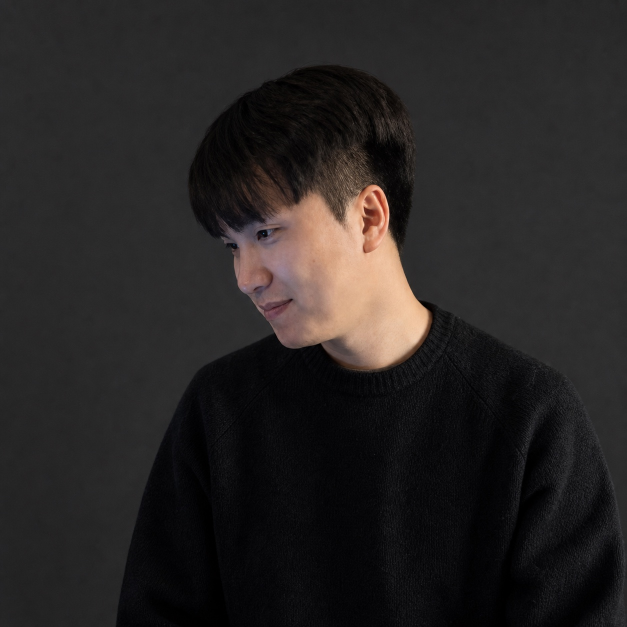
#> input picture assets/profile-portrait.jpg, 1254 x 1254 px (shown at 1/2 size)
$ python generate_profile_banner.py
#> lines starting #> are read from the running program, lines starting #| are printed output that depends on the picture; after the words box and inside, x2 and y2 are one past the last pixel; in counts of white or black regions, pixels touching at a corner belong together
#!/usr/bin/env python3
"""Generate light and dark terminal-style profile banners.

The portrait is converted to a compact Floyd-Steinberg dither and emitted as
SVG path runs. The SVGs remain readable without animation and respect the
visitor's reduced-motion preference.
"""

from __future__ import annotations

import argparse
import html
import math
import random
from pathlib import Path

from PIL import Image, ImageDraw, ImageEnhance, ImageFilter, ImageFont, ImageOps


ROOT = Path(__file__).resolve().parents[1]
DEFAULT_SOURCE = ROOT / "assets" / "profile-portrait.jpg"
GRID_SIZE = 144
MORPH_DOTS = 1300
MORPH_RADIUS = 1.35
EMPHASIS_STROKE_WIDTH = 0.40
PORTRAIT_SAMPLE_BLOCK = 8
CODE_STROKE_WIDTH = 3
CELL_SIZE = 2.45
PORTRAIT_ORIGIN = (72.0, 113.0)
LOOP_SECONDS = 14.2
LOOP_BEGIN_SECONDS = 3.2


THEMES = {
    "dark": {
        "background": "#0A101F",
        "panel": "#111827",
        "panel_alt": "#0F172A",
        "border": "#22D3EE",
        "portrait": "#A78BFA",
        "text": "#F8FAFC",
        "muted": "#94A3B8",
        "accent": "#10B981",
        "danger": "#FB7185",
        "grid": "#1E293B",
    },
    "light": {
        "background": "#F8FAFC",
        "panel": "#FFFFFF",
        "panel_alt": "#EEF2FF",
        "border": "#0891B2",
        "portrait": "#7C3AED",
        "text": "#0F172A",
        "muted": "#475569",
        "accent": "#059669",
        "danger": "#E11D48",
        "grid": "#CBD5E1",
    },
}


def build_subject_mask(image: Image.Image) -> Image.Image:
    """Estimate the subject against the intentionally uniform source backdrop."""
    rgb = image.convert("RGB")
    width, height = rgb.size
    border = []
    step = max(1, width // 64)

    for x in range(0, width, step):
        border.append(rgb.getpixel((x, 0)))
        border.append(rgb.getpixel((x, height - 1)))
    for y in range(0, height, step):
        border.append(rgb.getpixel((0, y)))
        border.append(rgb.getpixel((width - 1, y)))

    background = tuple(sorted(pixel[channel] for pixel in border)[len(border) // 2] for channel in range(3))
    mask = Image.new("L", rgb.size, 0)
    source = rgb.load()
    target = mask.load()

    for y in range(height):
        for x in range(width):
            red, green, blue = source[x, y]
            distance = math.sqrt(
                (red - background[0]) ** 2
                + (green - background[1]) ** 2
                + (blue - background[2]) ** 2
            )
            target[x, y] = 255 if distance > 25 else 0

    mask = mask.filter(ImageFilter.MaxFilter(11))
    mask = mask.filter(ImageFilter.MinFilter(7))
    mask = mask.filter(ImageFilter.GaussianBlur(1.2))
    return mask.point(lambda value: 255 if value > 96 else 0)


def prepare_dither(source: Path, mode: str) -> list[tuple[int, int]]:
    image = Image.open(source).convert("RGB")
    size = min(image.size)
    left = (image.width - size) // 2
    top = (image.height - size) // 2
    image = image.crop((left, top, left + size, top + size))
    mask = build_subject_mask(image)

    grayscale = ImageOps.grayscale(image)
    grayscale = ImageOps.autocontrast(grayscale, cutoff=1)
    grayscale = ImageEnhance.Contrast(grayscale).enhance(1.3)
    grayscale = ImageEnhance.Brightness(grayscale).enhance(0.82)
    grayscale = grayscale.filter(ImageFilter.UnsharpMask(radius=3, percent=140, threshold=2))

    grayscale = grayscale.resize((GRID_SIZE, GRID_SIZE), Image.Resampling.LANCZOS)
    mask = mask.resize((GRID_SIZE, GRID_SIZE), Image.Resampling.LANCZOS)
    binary = grayscale.convert("1", dither=Image.Dither.FLOYDSTEINBERG)

    points: list[tuple[int, int]] = []
    for y in range(GRID_SIZE):
        for x in range(GRID_SIZE):
            if mask.getpixel((x, y)) < 128:
                continue
            ink = binary.getpixel((x, y)) == 0
            if ink:
                points.append((x, y))
    return points


def stratified_portrait_points(
    points: list[tuple[int, int]],
    count: int,
    seed: int,
) -> list[tuple[int, int]]:
    """Reduce the portrait while retaining its silhouette and tonal density."""
    if len(points) < count:
        raise RuntimeError(
            f"Portrait produced {len(points)} pixels; {count} required"
        )

    buckets: dict[tuple[int, int], list[tuple[int, int]]] = {}
    for point in points:
        bucket = (
            point[0] // PORTRAIT_SAMPLE_BLOCK,
            point[1] // PORTRAIT_SAMPLE_BLOCK,
        )
        buckets.setdefault(bucket, []).append(point)

    if len(buckets) > count:
        raise RuntimeError(
            f"Portrait spans {len(buckets)} sampling blocks; {count} dots required"
        )

    rng = random.Random(seed)
    selected: list[tuple[int, int]] = []
    remaining_candidates: dict[tuple[int, int], list[tuple[int, int]]] = {}

    for bucket in sorted(buckets):
        bucket_points = buckets[bucket]
        center_x = (bucket[0] + 0.5) * PORTRAIT_SAMPLE_BLOCK
        center_y = (bucket[1] + 0.5) * PORTRAIT_SAMPLE_BLOCK
        representative = min(
            bucket_points,
            key=lambda point: (
                (point[0] - center_x) ** 2 + (point[1] - center_y) ** 2,
                point[1],
                point[0],
            ),
        )
        selected.append(representative)
        remaining_candidates[bucket] = [
            point for point in bucket_points if point != representative
        ]

    remaining = count - len(selected)
    capacity = sum(len(bucket) for bucket in remaining_candidates.values())
    quotas: dict[tuple[int, int], int] = {}
    fractions = []

    for bucket, bucket_points in remaining_candidates.items():
        exact = remaining * len(bucket_points) / capacity if capacity else 0
        quota = min(len(bucket_points), math.floor(exact))
        quotas[bucket] = quota
        fractions.append((exact - quota, rng.random(), bucket))

    unallocated = remaining - sum(quotas.values())
    for _, _, bucket in sorted(fractions, reverse=True):
        if unallocated == 0:
            break
        if quotas[bucket] < len(remaining_candidates[bucket]):
            quotas[bucket] += 1
            unallocated -= 1

    if unallocated:
        raise RuntimeError(f"Unable to allocate {unallocated} portrait dots")

    for bucket in sorted(remaining_candidates):
        bucket_points = remaining_candidates[bucket]
        quota = quotas[bucket]
        if quota:
            selected.extend(rng.sample(bucket_points, quota))

    if len(selected) != count or len(set(selected)) != count:
        raise RuntimeError("Portrait sampling did not produce unique morph dots")
    return selected


def sample_mask_points(mask: Image.Image, count: int, seed: int) -> list[tuple[int, int]]:
    candidates = [
        (x, y)
        for y in range(mask.height)
        for x in range(mask.width)
        if mask.getpixel((x, y)) > 96
    ]
    if len(candidates) < count:
        raise RuntimeError(
            f"Icon mask produced {len(candidates)} pixels; {count} required"
        )

    rng = random.Random(seed)
    selected_indices = [rng.randrange(len(candidates))]
    minimum_distance = [math.inf] * len(candidates)
    for _ in range(1, count):
        previous_x, previous_y = candidates[selected_indices[-1]]
        for index, (x, y) in enumerate(candidates):
            distance = (x - previous_x) ** 2 + (y - previous_y) ** 2
            if distance < minimum_distance[index]:
                minimum_distance[index] = distance
        for selected_index in selected_indices:
            minimum_distance[selected_index] = -1
        selected_indices.append(
            max(range(len(candidates)), key=minimum_distance.__getitem__)
        )
    return [candidates[index] for index in selected_indices]


def font_for_size(size: int) -> ImageFont.FreeTypeFont:
    candidates = (
        "/System/Library/Fonts/Menlo.ttc",
        "/System/Library/Fonts/SFNSMono.ttf",
        "/usr/share/fonts/truetype/dejavu/DejaVuSansMono-Bold.ttf",
    )
    for candidate in candidates:
        try:
            return ImageFont.truetype(candidate, size=size)
        except OSError:
            continue
    raise RuntimeError("No supported monospaced TrueType font was found")


def code_target_points(count: int, seed: int) -> list[tuple[int, int]]:
    mask = Image.new("L", (GRID_SIZE, GRID_SIZE), 0)
    draw = ImageDraw.Draw(mask)
    font = font_for_size(44)
    bbox = draw.textbbox(
        (0, 0),
        "</>",
        font=font,
        stroke_width=CODE_STROKE_WIDTH,
    )
    width = bbox[2] - bbox[0]
    height = bbox[3] - bbox[1]
    position = (
        (GRID_SIZE - width) / 2 - bbox[0],
        (GRID_SIZE - height) / 2 - bbox[1],
    )
    draw.text(
        position,
        "</>",
        fill=255,
        font=font,
        stroke_width=CODE_STROKE_WIDTH,
    )
    return sample_mask_points(mask, count, seed)


def java_icon_target_points(count: int, seed: int) -> list[tuple[int, int]]:
    """Build a Java-style steaming coffee cup silhouette."""
    mask = Image.new("L", (GRID_SIZE, GRID_SIZE), 0)
    draw = ImageDraw.Draw(mask)

    for index, center_x in enumerate((56, 72, 88)):
        phase = index * 0.8
        steam = []
        for step in range(36):
            progress = step / 35
            x = center_x + 6 * math.sin(progress * math.pi * 2 + phase)
            y = 16 + progress * 44
            steam.append((x, y))
        draw.line(steam, fill=255, width=5, joint="curve")

    draw.rounded_rectangle((34, 68, 101, 106), radius=12, fill=255)
    draw.rectangle((34, 68, 101, 77), fill=0)
    draw.line((40, 72, 96, 72), fill=255, width=5)
    draw.ellipse((91, 76, 124, 102), fill=255)
    draw.ellipse((99, 82, 117, 97), fill=0)
    draw.ellipse((25, 103, 121, 120), fill=255)
    draw.ellipse((39, 106, 108, 114), fill=0)
    return sample_mask_points(mask, count, seed)


def kubernetes_icon_target_points(count: int, seed: int) -> list[tuple[int, int]]:
    """Build the seven-sided Kubernetes wheel silhouette."""
    mask = Image.new("L", (GRID_SIZE, GRID_SIZE), 0)
    draw = ImageDraw.Draw(mask)
    center_x = center_y = GRID_SIZE / 2

    def polygon(radius: float) -> list[tuple[float, float]]:
        return [
            (
                center_x
                + radius * math.cos(-math.pi / 2 + index * 2 * math.pi / 7),
                center_y
                + radius * math.sin(-math.pi / 2 + index * 2 * math.pi / 7),
            )
            for index in range(7)
        ]

    draw.polygon(polygon(53), fill=255)
    draw.polygon(polygon(41), fill=0)
    for index in range(7):
        angle = -math.pi / 2 + index * 2 * math.pi / 7
        inner = (
            center_x + 17 * math.cos(angle),
            center_y + 17 * math.sin(angle),
        )
        outer = (
            center_x + 36 * math.cos(angle),
            center_y + 36 * math.sin(angle),
        )
        draw.line((inner, outer), fill=255, width=8)
        draw.ellipse(
            (
                outer[0] - 6,
                outer[1] - 6,
                outer[0] + 6,
                outer[1] + 6,
            ),
            fill=255,
        )
    draw.ellipse((53, 53, 91, 91), fill=255)
    draw.ellipse((65, 65, 79, 79), fill=0)
    return sample_mask_points(mask, count, seed)


def hilbert_index(point: tuple[int, int], bits: int = 8) -> int:
    """Return a locality-preserving index for a point on the profile grid."""
    x, y = point
    distance = 0
    side = 1 << (bits - 1)
    extent = (1 << bits) - 1

    while side:
        right = 1 if x & side else 0
        upper = 1 if y & side else 0
        distance += side * side * ((3 * right) ^ upper)
        if upper == 0:
            if right == 1:
                x = extent - x
                y = extent - y
            x, y = y, x
        side >>= 1
    return distance


def spatially_order(points: list[tuple[int, int]]) -> list[tuple[int, int]]:
    """Keep neighboring dots near each other throughout every morph."""
    return sorted(points, key=lambda point: (hilbert_index(point), point[1], point[0]))


def svg_point(point: tuple[int, int]) -> tuple[float, float]:
    return (
        PORTRAIT_ORIGIN[0] + point[0] * CELL_SIZE,
        PORTRAIT_ORIGIN[1] + point[1] * CELL_SIZE,
    )


def morph_circles(
    portrait: list[tuple[int, int]],
    theme: dict[str, str],
    seed: int,
) -> str:
    portrait = spatially_order(portrait)
    java = spatially_order(java_icon_target_points(MORPH_DOTS, seed + 1))
    code = spatially_order(code_target_points(MORPH_DOTS, seed + 2))
    kubernetes = spatially_order(
        kubernetes_icon_target_points(MORPH_DOTS, seed + 3)
    )

    key_times = "0;0.211;0.303;0.444;0.535;0.676;0.768;0.908;1"
    key_splines = ";".join(["0.4 0 0.2 1"] * 8)
    fill_values = (
        f'{theme["portrait"]};{theme["portrait"]};#F89820;#F89820;'
        f'{theme["border"]};{theme["border"]};#326CE5;#326CE5;'
        f'{theme["portrait"]}'
    )
    stroke_width_values = (
        f"{EMPHASIS_STROKE_WIDTH:.2f};{EMPHASIS_STROKE_WIDTH:.2f};"
        f"{EMPHASIS_STROKE_WIDTH:.2f};{EMPHASIS_STROKE_WIDTH:.2f};0;0;"
        f"{EMPHASIS_STROKE_WIDTH:.2f};{EMPHASIS_STROKE_WIDTH:.2f};"
        f"{EMPHASIS_STROKE_WIDTH:.2f}"
    )
    circles = []
    for index in range(MORPH_DOTS):
        states = (
            portrait[index],
            portrait[index],
            java[index],
            java[index],
            code[index],
            code[index],
            kubernetes[index],
            kubernetes[index],
            portrait[index],
        )
        svg_states = [svg_point(point) for point in states]
        xs = ";".join(f"{point[0]:.2f}" for point in svg_states)
        ys = ";".join(f"{point[1]:.2f}" for point in svg_states)
        start_x, start_y = svg_states[0]
        circles.append(
            f'<circle cx="{start_x:.2f}" cy="{start_y:.2f}" '
            f'r="{MORPH_RADIUS:.2f}">'
            f'<animate attributeName="cx" values="{xs}" keyTimes="{key_times}" '
            f'begin="{LOOP_BEGIN_SECONDS}s" dur="{LOOP_SECONDS}s" '
            f'calcMode="spline" keySplines="{key_splines}" '
            'repeatCount="indefinite"/>'
            f'<animate attributeName="cy" values="{ys}" keyTimes="{key_times}" '
            f'begin="{LOOP_BEGIN_SECONDS}s" dur="{LOOP_SECONDS}s" '
            f'calcMode="spline" keySplines="{key_splines}" '
            'repeatCount="indefinite"/>'
            "</circle>"
        )
    return (
        f'<g class="morph-layer" fill="{theme["portrait"]}" '
        f'stroke="{theme["portrait"]}" '
        f'stroke-width="{EMPHASIS_STROKE_WIDTH:.2f}">'
        f'<animate attributeName="fill" values="{fill_values}" '
        f'keyTimes="{key_times}" begin="{LOOP_BEGIN_SECONDS}s" '
        f'dur="{LOOP_SECONDS}s" calcMode="spline" '
        f'keySplines="{key_splines}" repeatCount="indefinite"/>'
        f'<animate attributeName="stroke" values="{fill_values}" '
        f'keyTimes="{key_times}" begin="{LOOP_BEGIN_SECONDS}s" '
        f'dur="{LOOP_SECONDS}s" calcMode="spline" '
        f'keySplines="{key_splines}" repeatCount="indefinite"/>'
        f'<animate attributeName="stroke-width" values="{stroke_width_values}" '
        f'keyTimes="{key_times}" begin="{LOOP_BEGIN_SECONDS}s" '
        f'dur="{LOOP_SECONDS}s" calcMode="spline" '
        f'keySplines="{key_splines}" repeatCount="indefinite"/>'
        f'{"".join(circles)}'
        "</g>"
    )


def text(x: int, y: int, value: str, css_class: str, anchor: str = "start") -> str:
    return (
        f'<text x="{x}" y="{y}" class="{css_class}" text-anchor="{anchor}">'
        f"{html.escape(value)}</text>"
    )


def render_svg(mode: str, points: list[tuple[int, int]], seed: int) -> str:
    theme = THEMES[mode]
    portrait_points = stratified_portrait_points(points, MORPH_DOTS, seed)
    ordered_portrait = spatially_order(portrait_points)
    static_portrait = "".join(
        (
            f'<circle cx="{svg_point(point)[0]:.2f}" '
            f'cy="{svg_point(point)[1]:.2f}" r="{MORPH_RADIUS:.2f}"/>'
        )
        for point in ordered_portrait
    )
    morph = morph_circles(portrait_points, theme, seed)

    rows = [
        ("SUBJECT", "YOON HYEOKJUN"),
        ("ROLE", "BACKEND · PLATFORM ENGINEER"),
        ("FOCUS", "RELIABLE SYSTEMS · AI DEVTOOLS"),
        ("STACK", "JAVA · GO · TYPESCRIPT · KUBERNETES"),
        ("BUILDING", "TOARD · FCP · LTM WIKI"),
        ("WRITING", "DEVY1540.DEV"),
    ]
    row_svg = []
    for index, (label, value) in enumerate(rows):
        y = 218 + index * 42
        row_svg.append(text(532, y, label, "label"))
        row_svg.append(
            f'<line x1="628" y1="{y - 4}" x2="756" y2="{y - 4}" class="leader"/>'
        )
        row_svg.append(text(782, y, value, "value"))

    return f"""<svg xmlns="http://www.w3.org/2000/svg" width="1200" height="520" viewBox="0 0 1200 520" role="img" aria-labelledby="title desc">
  <title id="title">devy1540 - backend and platform engineer</title>
  <desc id="desc">Terminal-style profile banner with one dot field morphing between a portrait, Java, code, and Kubernetes.</desc>
  <style>
    :root {{
      color-scheme: {mode};
    }}
    text {{
      font-family: ui-monospace, SFMono-Regular, Menlo, Monaco, Consolas, "Liberation Mono", monospace;
    }}
    .chrome {{ fill: {theme["muted"]}; font-size: 14px; letter-spacing: .6px; }}
    .title {{ fill: {theme["text"]}; font-size: 30px; font-weight: 700; letter-spacing: 1px; }}
    .subtitle {{ fill: {theme["border"]}; font-size: 15px; letter-spacing: 1.5px; }}
    .section {{ fill: {theme["border"]}; font-size: 13px; font-weight: 700; letter-spacing: 2px; }}
    .label {{ fill: {theme["muted"]}; font-size: 13px; letter-spacing: 1px; }}
    .value {{ fill: {theme["text"]}; font-size: 14px; font-weight: 600; }}
    .leader {{ stroke: {theme["grid"]}; stroke-width: 1; stroke-dasharray: 2 5; }}
    .morph-layer {{
      animation: dots-in .9s cubic-bezier(.2,.8,.2,1) both;
    }}
    .reduced-portrait {{
      display: none;
      fill: {theme["portrait"]};
      stroke: {theme["portrait"]};
      stroke-width: {EMPHASIS_STROKE_WIDTH:.2f};
    }}
    .live-dot {{
      fill: {theme["danger"]};
      transform-origin: 1102px 45px;
      animation: pulse 1.8s ease-in-out infinite;
    }}
    .cursor {{ animation: blink 1.15s steps(1,end) infinite; }}
    .float-mark {{
      transform-origin: 418px 116px;
      animation: float 7s ease-in-out infinite;
    }}
    @keyframes dots-in {{
      from {{ opacity: 0; transform: translateY(3px); }}
      to {{ opacity: 1; transform: translateY(0); }}
    }}
    @keyframes pulse {{
      0%, 100% {{ opacity: .5; transform: scale(.8); }}
      50% {{ opacity: 1; transform: scale(1.2); }}
    }}
    @keyframes blink {{ 0%, 48% {{ opacity: 1; }} 49%, 100% {{ opacity: 0; }} }}
    @keyframes float {{
      0%, 100% {{ transform: translateY(0) rotate(-2deg); }}
      50% {{ transform: translateY(-8px) rotate(2deg); }}
    }}
    @media (prefers-reduced-motion: reduce) {{
      .morph-layer, .live-dot, .cursor, .float-mark {{
        animation: none !important;
        opacity: 1 !important;
        transform: none !important;
      }}
      .morph-layer {{ display: none !important; }}
      .reduced-portrait {{ display: inline !important; }}
    }}
  </style>

  <rect width="1200" height="520" rx="22" fill="{theme["background"]}"/>
  <rect x="14" y="14" width="1172" height="492" rx="16" fill="{theme["panel"]}" stroke="{theme["border"]}" stroke-width="1.5"/>
  <rect x="14" y="14" width="1172" height="62" rx="16" fill="{theme["panel_alt"]}"/>
  <path d="M14 60h1172v16H14z" fill="{theme["panel_alt"]}"/>
  <circle cx="42" cy="45" r="6" fill="#FB7185"/>
  <circle cx="64" cy="45" r="6" fill="#FBBF24"/>
  <circle cx="86" cy="45" r="6" fill="#34D399"/>
  {text(112, 50, "profile.sh --live", "chrome")}
  <circle cx="1102" cy="45" r="6" class="live-dot"/>
  {text(1118, 50, "LIVE", "chrome")}

  <rect x="42" y="96" width="396" height="382" rx="12" fill="{theme["panel_alt"]}" stroke="{theme["grid"]}"/>
  {text(66, 126, "VISUAL.MAP", "section")}
  <g class="float-mark">
    <rect x="374" y="94" width="88" height="42" rx="10" fill="{theme["background"]}" stroke="{theme["border"]}"/>
    {text(418, 121, "</>", "subtitle", "middle")}
  </g>
  <clipPath id="portrait-clip"><rect x="58" y="104" width="362" height="354" rx="8"/></clipPath>
  <g clip-path="url(#portrait-clip)">
    <g class="reduced-portrait">
      {static_portrait}
    </g>
    {morph}
  </g>

  {text(506, 124, "SYSTEM.INFO", "section")}
  {text(506, 170, "devy1540", "title")}
  {text(672, 170, "_", "title cursor")}
  {"".join(row_svg)}

  <rect x="506" y="448" width="642" height="34" rx="17" fill="{theme["panel_alt"]}" stroke="{theme["grid"]}"/>
  <circle cx="530" cy="465" r="5" fill="{theme["accent"]}"/>
  {text(546, 470, "BUILDING SYSTEMS THAT STAY UNDERSTANDABLE IN PRODUCTION", "chrome")}
</svg>
"""


def main() -> None:
    parser = argparse.ArgumentParser()
    parser.add_argument("--source", type=Path, default=DEFAULT_SOURCE)
    parser.add_argument("--output-dir", type=Path, default=ROOT / "assets")
    parser.add_argument("--seed", type=int, default=1540)
    args = parser.parse_args()

    args.output_dir.mkdir(parents=True, exist_ok=True)
    for mode in THEMES:
        points = prepare_dither(args.source, mode)
#> in prepare_dither, image is the input picture: PIL image 1254x1254 RGB; mean R, G, B 39.2, 36.3, 35.6
#> after the loop in build_subject_mask, `for x in range(0, width, step):`: border = 132 items, first 6: (45, 45, 47), (37, 35, 36), (44, 42, 43), (36, 36, 36), (40, 40, 40), (34, 34, 34)
#> after the loop in build_subject_mask, `for y in range(0, height, step):`: border = 264 items, first 6: (45, 45, 47), (37, 35, 36), (44, 42, 43), (36, 36, 36), (40, 40, 40), (34, 34, 34)
#> in build_subject_mask, `background = tuple(sorted(pixel[channel] for pixel in border)[len(bord..`: background = (39, 39, 39)
#> in build_subject_mask, `mask = mask.filter(ImageFilter.MaxFilter(11))`:
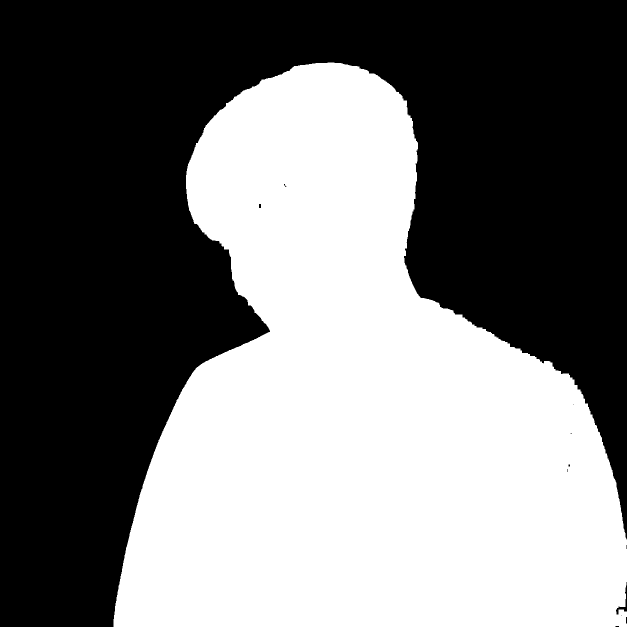
#> mask: PIL image 1254x1254 L (shown at 1/2 size); 46.5% white; 1 white region, box (x1, y1, x2, y2) and area: (227, 125, 1254, 1254) 731964
#> in build_subject_mask, `mask = mask.filter(ImageFilter.MinFilter(7))`:
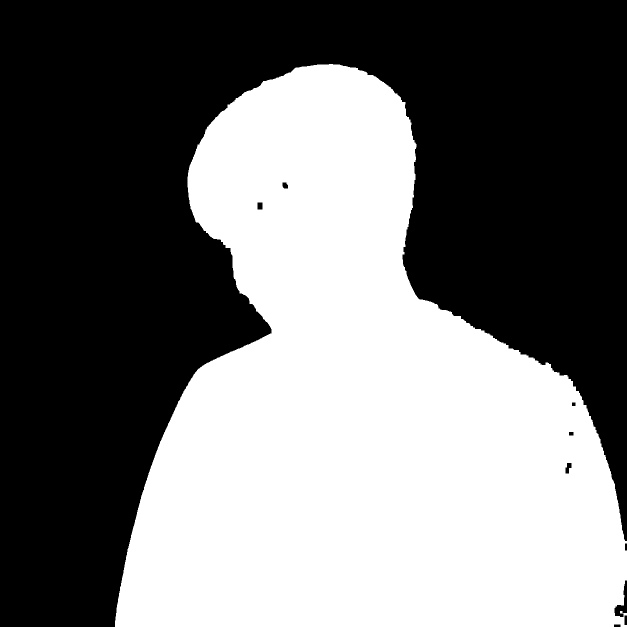
#> mask: PIL image 1254x1254 L (shown at 1/2 size); 45.8% white; 1 white region, box (x1, y1, x2, y2) and area: (230, 128, 1254, 1254) 720268
#> in prepare_dither, `grayscale = ImageOps.grayscale(image)`:
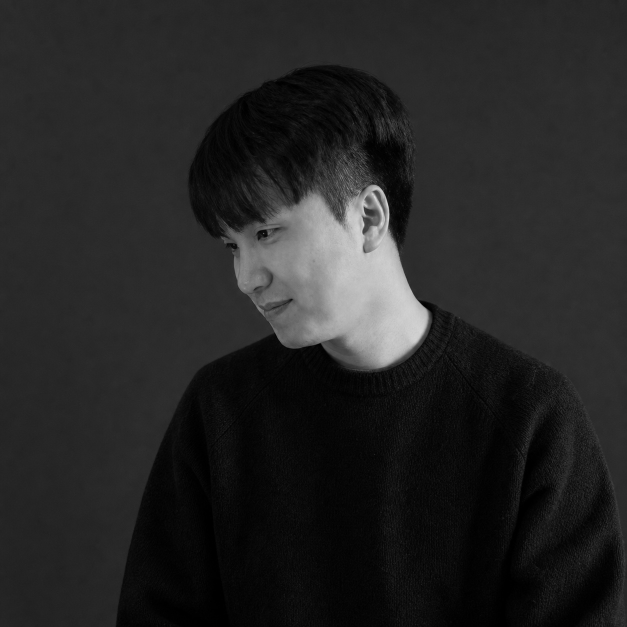
#> grayscale: PIL image 1254x1254 L (shown at 1/2 size); min 0, max 228, mean 37
#> (the rest of the program and of its run is left out)
